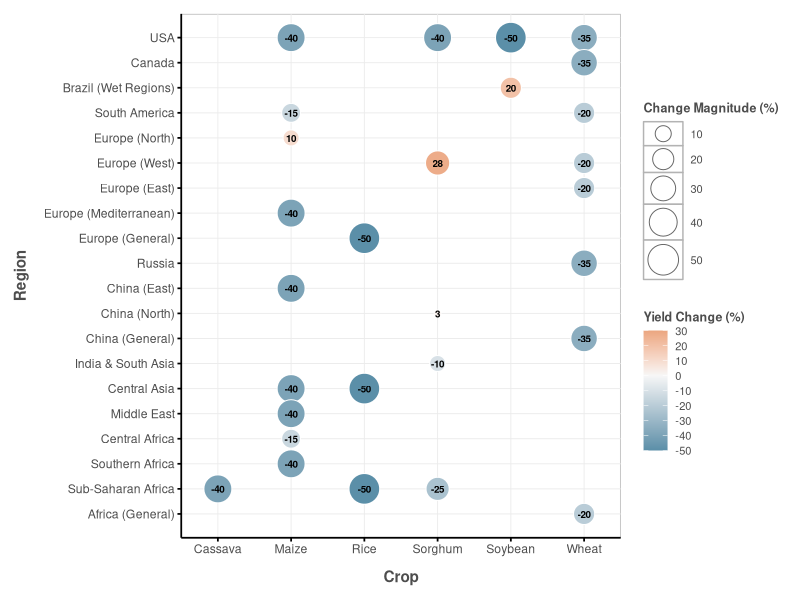
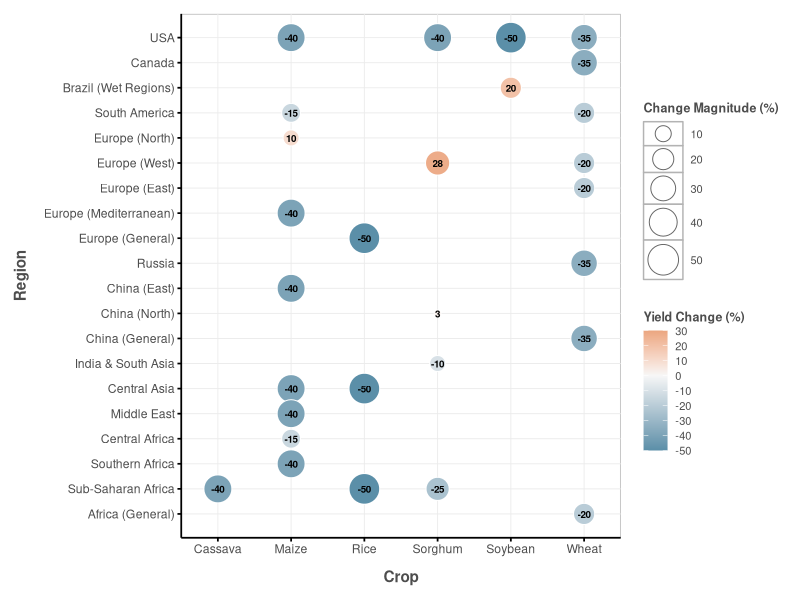

R code for these plots, in order:
# 加载必要的包
library(ggplot2)
library(dplyr)
library(tidyr)
library(viridis)
library(forcats)

# 创建气泡图 - 适应新的数据格式
create_bubble_chart_wide_format <- function(data) {
  
  # 将数据从宽格式转换为长格式
  plot_data <- data %>%
    pivot_longer(
      cols = -Region, # 除了Region列之外的所有列
      names_to = "Crop",
      values_to = "Change"
    ) %>%
    filter(!is.na(Change)) %>% # 移除NA值
    mutate(
      # 固定区域顺序为数据中出现的顺序，但使用rev()反转顺序
      Region = factor(Region, levels = rev(unique(Region))),
      # 创建变化方向分类
      Direction = ifelse(Change > 0, "Increase", 
                         ifelse(Change < 0, "Decrease", "Stable")),
      Direction = factor(Direction, levels = c("Increase", "Stable", "Decrease")),
      # 变化绝对值（用于气泡大小）
      AbsChange = abs(Change)
    )
  
  # 创建图表
  p <- ggplot(plot_data, aes(x = Region, y = Crop)) +
    # 气泡点
    geom_point(aes(size = AbsChange, fill = Change), 
               shape = 21,color = "white", stroke = 0.5) + # 边框改为灰色
    
    # 专业颜色梯度
    scale_fill_gradient2(
      low = "#5B8FA8",    # 蓝色表示减少
      mid = "#f7f7f7",    # 白色表示稳定
      high = "#D67236",   # 红色表示增加
      midpoint = 0,
      name = "Yield Change (%)",
      limits = c(-50, 30),
      breaks = seq(-50, 30, by = 10)
    ) +
    
    # # 专业颜色梯度
    # scale_fill_gradient2(
    #   low = "#4A6FA5",    # 蓝色表示减少
    #   mid = "#f7f7f7",    # 白色表示稳定
    #   high = "#B74B4B",   # 红色表示增加
    #   midpoint = 0,
    #   name = "Yield Change (%)",
    #   limits = c(-50, 30),
    #   breaks = seq(-50, 30, by = 10)
    # ) +
    
    # 气泡大小 - 修复图例显示，使用白色填充和灰色边框
    scale_size_continuous(
      range = c(2, 10),
      name = "Change Magnitude (%)",
      breaks = c(10, 20, 30, 40, 50),
      labels = c("10", "20", "30", "40", "50"),
      guide = guide_legend(
        override.aes = list(
          fill = "white",  # 设置图例气泡的填充色为白色
          color = "grey40"   # 设置图例气泡的边框色为灰色
        )
      )
    ) +
    
    # 在气泡内部显示数值
    geom_text(aes(label = Change), 
              color = "black",  # 改为黑色，在白色背景上更清晰
              size = 2.5, 
              fontface = "bold") +
    
    # 坐标轴翻转，便于阅读
    coord_flip() +
    
    # 调整横坐标（作物类型）的间距
    scale_x_discrete(expand = expansion(mult = c(0.05, 0.05))) + # 减少横坐标扩展
    scale_y_discrete(expand = expansion(mult = c(0.1, 0.1))) +   # 减少纵坐标扩展
    
    # 专业主题 - 使用theme_classic作为基础，它包含坐标轴线和刻度线
    theme_classic(base_size = 11) +
    theme(
      # 面板和网格
      panel.background = element_rect(fill = "white", color = "grey70"),
      panel.grid.major = element_line(color = "grey92", size = 0.3),
      
      # 坐标轴线 - 确保显示
      axis.line = element_line(color = "black", size = 0.6),
      axis.ticks = element_line(color = "black", size = 0.6),
      
      # 文本样式 - 调整横坐标标签角度和位置
      axis.text.x = element_text(angle = 0, hjust = 0.5, color = "grey30", 
                                 margin = margin(t = 2, b = 2)),
      axis.text.y = element_text(color = "grey30", 
                                 margin = margin(r = 2, l = 2)),
      
      # 添加坐标轴标题
      axis.title.x = element_text(
        size = 11,
        face = "bold",
        color = "grey30",
        margin = margin(t = 8)
      ),
      axis.title.y = element_text(
        size = 11,
        face = "bold", 
        color = "grey30",
        margin = margin(r = 8)
      ),
      
      # 图例
      legend.position = "right",
      legend.box = "vertical",
      legend.key = element_rect(fill = "white"),
      legend.title = element_text(face = "bold", size = 9, color = "grey30"),
      legend.text = element_text(size = 8, color = "grey30"),
      
      # 边距和标题
      plot.margin = margin(10, 10, 10, 10),
      plot.title = element_text(
        face = "bold", 
        size = 14, 
        hjust = 0.5,
        color = "#2c3e50",
        margin = margin(b = 8)
      ),
      plot.subtitle = element_text(
        size = 11, 
        hjust = 0.5,
        color = "#7f8c8d",
        margin = margin(b = 10)
      ),
      plot.caption = element_text(
        size = 9,
        color = "grey50",
        hjust = 0.5,
        margin = margin(t = 10)
    )
    
  )
  
  return(p)
}

# 读取数据
crop_data <- read.csv("crop_yield_projection.csv")

# 生成气泡图 - 适应新格式
bubble_plot_wide <- create_bubble_chart_wide_format(crop_data)
print(bubble_plot_wide)

# 保存
ggsave("crop_yield_bubble.pdf", 
       plot = bubble_plot_wide,
       width = 10,
       height = 8,
       device = cairo_pdf)
